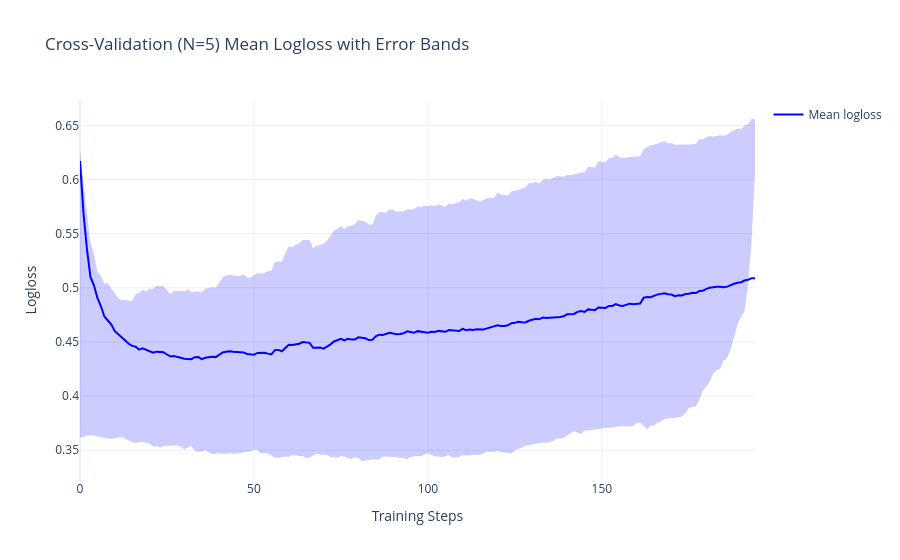

This figure's notebook cell:
### Code cell
import plotly.graph_objects as go
import matplotlib.pyplot as plt

# Create figure
fig = go.Figure()

# Add mean performance line
fig.add_trace(
    go.Scatter(
        x=cv_results["iterations"], y=cv_results["test-Logloss-mean"], mode="lines", name="Mean logloss", line=dict(color="blue")
    )
)

# Add shaded error region
fig.add_trace(
    go.Scatter(
        x=pd.concat([cv_results["iterations"], cv_results["iterations"][::-1]]),
        y=pd.concat([cv_results["test-Logloss-mean"]+cv_results["test-Logloss-std"], 
                     cv_results["test-Logloss-mean"]-cv_results["test-Logloss-std"]]),
        fill="toself", 
        fillcolor="rgba(0, 0, 255, 0.2)",
        line=dict(color="rgba(255, 255, 255, 0)"),
        showlegend=False
    )
)

# Customize layout
fig.update_layout(
    title="Cross-Validation (N=5) Mean Logloss with Error Bands",
    xaxis_title="Training Steps",
    yaxis_title="Logloss",
    template="plotly_white"
)

fig.show()

#fig.write_image(outfolder / "test_logloss.png")
plt.savefig(outfolder / "test_logloss.png")

### Figure 1 — Plotly figure (JSON) as saved in the notebook; plotly's stock layout.template omitted (floating-point values rounded to 4 significant figures; data arrays with more than 128 entries replaced by an {"elided": "..."} marker saying what was removed)
{"data": [{"line": {"color": "blue"}, "mode": "lines", "name": "Mean logloss", "type": "scatter", "x": {"elided": "195 int values"}, "y": {"elided": "195 float values"}}, {"fill": "toself", "fillcolor": "rgba(0, 0, 255, 0.2)", "line": {"color": "rgba(255, 255, 255, 0)"}, "showlegend": false, "type": "scatter", "x": {"elided": "390 int values"}, "y": {"elided": "390 float values"}}], "layout": {"title": {"text": "Cross-Validation (N=5) Mean Logloss with Error Bands"}, "xaxis": {"title": {"text": "Training Steps"}}, "yaxis": {"title": {"text": "Logloss"}}}}
